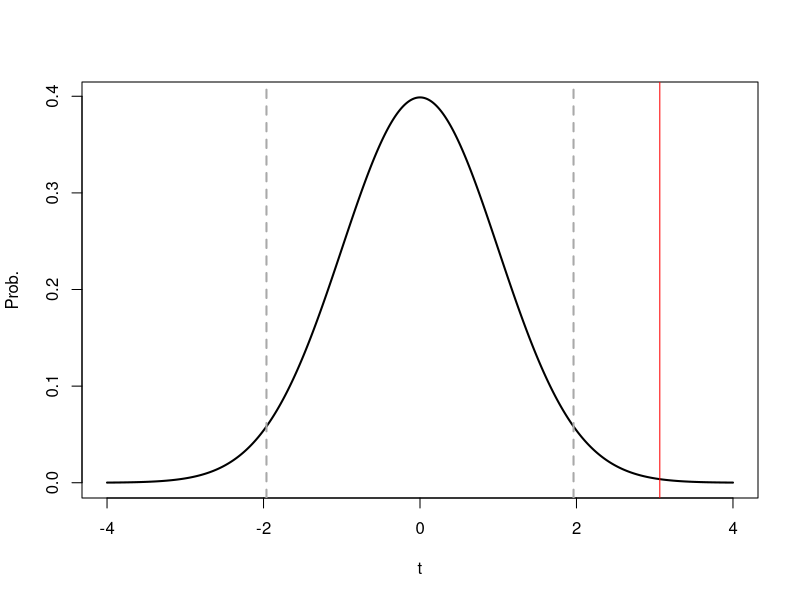
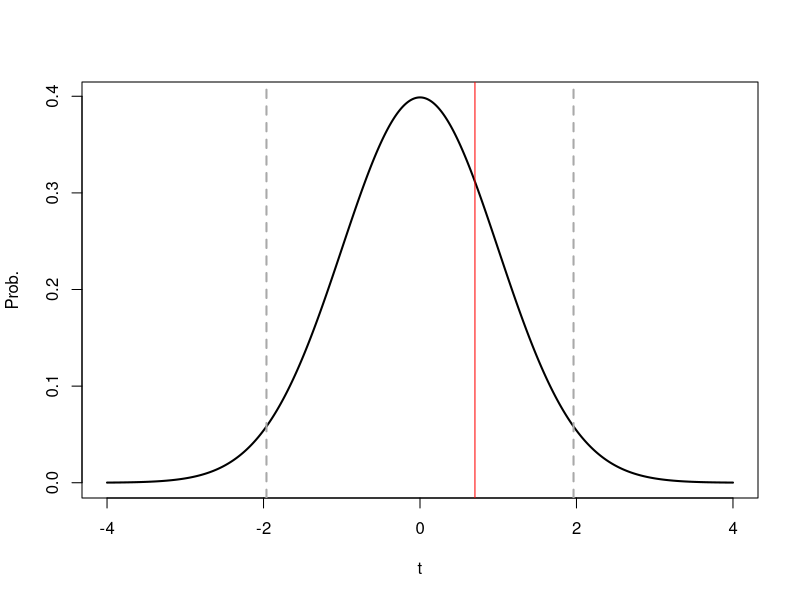

The R source for these figures, in order:
## ---- chunk 1
knitr::opts_chunk$set(echo = TRUE)
## ---- chunk 2
library(knitr)
opts_chunk$set(dev="png")
## ---- chunk 3
set.seed(1)
x<-rnorm(1000)
y<-12*x+rnorm(1000,0,130) 
z<-rnorm(1000,5,2) 
## ---- chunk 4

reg<-lm(y~x+z)
summary(reg)
## ---- chunk 5
coeffs<-summary(reg)[4] # to use on graph
bx<-coeffs$coefficients[2,1] # beta (coefficient)
bz<-coeffs$coefficients[3,1]
sx<-coeffs$coefficients[2,2] # standard error
sz<-coeffs$coefficients[3,2]
## ---- chunk 6
x1<-seq(-4,4,length=1000)
df<-reg$df.residual
y1<-dt(x1,df)
q5<-qt(0.975,df) # critical value for beta/se at 5%
q5
## ---- chunk 7
plot(x1,y1,type = "l",lwd=2,ylab="Prob.",xlab="t") # basic curve
abline(v=qt(0.975,df),lty=2,lwd=2,col="dark gray") # +0.025
abline(v=qt(0.025,df),lty=2,lwd=2,col="dark gray") # -0.025
abline(v=bx/sx,col="red") # calculated t-statistic for this regression
## ---- chunk 8
bx/sx # (beta - zero)/se = t
2*(1-pt(bx/sx,df)) # p-value
coeffs$coefficients[2,] # show results to compare
## ---- chunk 9
plot(x1,y1,type = "l",lwd=2,ylab="Prob.",xlab="t") # basic curve
abline(v=qt(0.975,df),lty=2,lwd=2,col="dark gray") # +0.025
abline(v=qt(0.025,df),lty=2,lwd=2,col="dark gray") # -0.025
abline(v=bz/sz,col="red")
## ---- chunk 10
bz/sz
2*(1-pt(bz/sz,df))
coeffs$coefficients[3,] # show results to compare
## ---- chunk 11
bands<-rbind(c(bx-q5*sx,bx+q5*sx),c(bz-2*sz,bz+2*sz))
rownames(bands)<-c("x","z")
colnames(bands)<-c("-2se","+2se")
round(bands,3)
## ---- chunk 12
summary(reg)
## ---- chunk 13
stat12<-(bx-12)/sx # t-statistic
stat12
2*(1-pt(stat12,df)) # not significant
## ---- chunk 14
# Interpret this!
z1<--1.5*y+rnorm(1000,0,400) 
summary(lm(y~x+z1))
